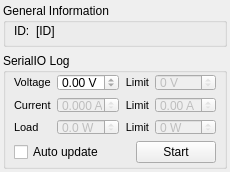
<?xml version="1.0" encoding="UTF-8"?>
<ui version="4.0">
 <class>DockWidgetGWInstekPSP</class>
 <widget class="QWidget" name="DockWidgetGWInstekPSP">
  <property name="geometry">
   <rect>
    <x>0</x>
    <y>0</y>
    <width>230</width>
    <height>172</height>
   </rect>
  </property>
  <property name="sizePolicy">
   <sizepolicy hsizetype="MinimumExpanding" vsizetype="MinimumExpanding">
    <horstretch>0</horstretch>
    <verstretch>0</verstretch>
   </sizepolicy>
  </property>
  <property name="minimumSize">
   <size>
    <width>230</width>
    <height>172</height>
   </size>
  </property>
  <property name="maximumSize">
   <size>
    <width>16777215</width>
    <height>16777215</height>
   </size>
  </property>
  <property name="windowTitle">
   <string>Form</string>
  </property>
  <layout class="QVBoxLayout" name="verticalLayout_2">
   <property name="margin">
    <number>3</number>
   </property>
   <item>
    <widget class="QGroupBox" name="groupBox">
     <property name="sizePolicy">
      <sizepolicy hsizetype="Preferred" vsizetype="Fixed">
       <horstretch>0</horstretch>
       <verstretch>0</verstretch>
      </sizepolicy>
     </property>
     <property name="minimumSize">
      <size>
       <width>0</width>
       <height>0</height>
      </size>
     </property>
     <property name="maximumSize">
      <size>
       <width>16777215</width>
       <height>16777215</height>
      </size>
     </property>
     <property name="title">
      <string>General Information</string>
     </property>
     <layout class="QHBoxLayout" name="horizontalLayout">
      <property name="leftMargin">
       <number>8</number>
      </property>
      <property name="topMargin">
       <number>1</number>
      </property>
      <property name="rightMargin">
       <number>8</number>
      </property>
      <property name="bottomMargin">
       <number>6</number>
      </property>
      <item>
       <widget class="QLabel" name="label_2">
        <property name="text">
         <string>ID:</string>
        </property>
       </widget>
      </item>
      <item>
       <widget class="QLabel" name="lblID">
        <property name="sizePolicy">
         <sizepolicy hsizetype="MinimumExpanding" vsizetype="Preferred">
          <horstretch>0</horstretch>
          <verstretch>0</verstretch>
         </sizepolicy>
        </property>
        <property name="maximumSize">
         <size>
          <width>16777215</width>
          <height>16777215</height>
         </size>
        </property>
        <property name="text">
         <string>[ID]</string>
        </property>
       </widget>
      </item>
     </layout>
    </widget>
   </item>
   <item>
    <widget class="QGroupBox" name="groupBox_3">
     <property name="sizePolicy">
      <sizepolicy hsizetype="Preferred" vsizetype="Fixed">
       <horstretch>0</horstretch>
       <verstretch>0</verstretch>
      </sizepolicy>
     </property>
     <property name="minimumSize">
      <size>
       <width>0</width>
       <height>0</height>
      </size>
     </property>
     <property name="maximumSize">
      <size>
       <width>16777215</width>
       <height>16777215</height>
      </size>
     </property>
     <property name="title">
      <string>SerialIO Log</string>
     </property>
     <layout class="QVBoxLayout" name="verticalLayout">
      <property name="leftMargin">
       <number>8</number>
      </property>
      <property name="topMargin">
       <number>1</number>
      </property>
      <property name="rightMargin">
       <number>8</number>
      </property>
      <property name="bottomMargin">
       <number>3</number>
      </property>
      <item>
       <layout class="QGridLayout" name="gridLayout">
        <item row="1" column="2">
         <widget class="QLabel" name="lCurrentLimit">
          <property name="font">
           <font>
            <pointsize>8</pointsize>
           </font>
          </property>
          <property name="text">
           <string>Limit</string>
          </property>
          <property name="alignment">
           <set>Qt::AlignRight|Qt::AlignTrailing|Qt::AlignVCenter</set>
          </property>
          <property name="buddy">
           <cstring>dbCurrentLimit</cstring>
          </property>
         </widget>
        </item>
        <item row="0" column="2">
         <widget class="QLabel" name="lVoltageLimit">
          <property name="maximumSize">
           <size>
            <width>16777215</width>
            <height>16777215</height>
           </size>
          </property>
          <property name="font">
           <font>
            <pointsize>8</pointsize>
           </font>
          </property>
          <property name="text">
           <string>Limit</string>
          </property>
          <property name="alignment">
           <set>Qt::AlignRight|Qt::AlignTrailing|Qt::AlignVCenter</set>
          </property>
          <property name="buddy">
           <cstring>dbVoltageLimit</cstring>
          </property>
         </widget>
        </item>
        <item row="1" column="3">
         <widget class="QDoubleSpinBox" name="dbCurrentLimit">
          <property name="enabled">
           <bool>false</bool>
          </property>
          <property name="suffix">
           <string> A</string>
          </property>
          <property name="decimals">
           <number>2</number>
          </property>
          <property name="minimum">
           <double>0.000000000000000</double>
          </property>
          <property name="maximum">
           <double>0.000000000000000</double>
          </property>
         </widget>
        </item>
        <item row="2" column="1">
         <widget class="QDoubleSpinBox" name="dbLoad">
          <property name="enabled">
           <bool>false</bool>
          </property>
          <property name="suffix">
           <string> W</string>
          </property>
          <property name="decimals">
           <number>1</number>
          </property>
          <property name="minimum">
           <double>0.000000000000000</double>
          </property>
          <property name="maximum">
           <double>0.000000000000000</double>
          </property>
         </widget>
        </item>
        <item row="1" column="1">
         <widget class="QDoubleSpinBox" name="dbCurrent">
          <property name="enabled">
           <bool>false</bool>
          </property>
          <property name="suffix">
           <string> A</string>
          </property>
          <property name="decimals">
           <number>3</number>
          </property>
          <property name="minimum">
           <double>0.000000000000000</double>
          </property>
          <property name="maximum">
           <double>0.000000000000000</double>
          </property>
         </widget>
        </item>
        <item row="2" column="2">
         <widget class="QLabel" name="lLoadLimit">
          <property name="font">
           <font>
            <pointsize>8</pointsize>
           </font>
          </property>
          <property name="text">
           <string>Limit</string>
          </property>
          <property name="alignment">
           <set>Qt::AlignRight|Qt::AlignTrailing|Qt::AlignVCenter</set>
          </property>
          <property name="buddy">
           <cstring>dbLoadLimit</cstring>
          </property>
         </widget>
        </item>
        <item row="2" column="3">
         <widget class="QDoubleSpinBox" name="dbLoadLimit">
          <property name="enabled">
           <bool>false</bool>
          </property>
          <property name="suffix">
           <string> W</string>
          </property>
          <property name="decimals">
           <number>0</number>
          </property>
          <property name="minimum">
           <double>0.000000000000000</double>
          </property>
          <property name="maximum">
           <double>0.000000000000000</double>
          </property>
         </widget>
        </item>
        <item row="1" column="0">
         <widget class="QLabel" name="lCurrent">
          <property name="sizePolicy">
           <sizepolicy hsizetype="Preferred" vsizetype="Preferred">
            <horstretch>0</horstretch>
            <verstretch>0</verstretch>
           </sizepolicy>
          </property>
          <property name="font">
           <font>
            <pointsize>8</pointsize>
           </font>
          </property>
          <property name="text">
           <string>Current</string>
          </property>
          <property name="buddy">
           <cstring>dbCurrent</cstring>
          </property>
         </widget>
        </item>
        <item row="0" column="1">
         <widget class="QDoubleSpinBox" name="dbVoltage">
          <property name="suffix">
           <string> V</string>
          </property>
          <property name="decimals">
           <number>2</number>
          </property>
          <property name="minimum">
           <double>0.000000000000000</double>
          </property>
          <property name="maximum">
           <double>0.000000000000000</double>
          </property>
         </widget>
        </item>
        <item row="0" column="0">
         <widget class="QLabel" name="lVoltage">
          <property name="sizePolicy">
           <sizepolicy hsizetype="Preferred" vsizetype="Preferred">
            <horstretch>0</horstretch>
            <verstretch>0</verstretch>
           </sizepolicy>
          </property>
          <property name="font">
           <font>
            <pointsize>8</pointsize>
           </font>
          </property>
          <property name="text">
           <string>Voltage</string>
          </property>
          <property name="buddy">
           <cstring>dbVoltage</cstring>
          </property>
         </widget>
        </item>
        <item row="0" column="3">
         <widget class="QDoubleSpinBox" name="dbVoltageLimit">
          <property name="enabled">
           <bool>false</bool>
          </property>
          <property name="suffix">
           <string> V</string>
          </property>
          <property name="decimals">
           <number>0</number>
          </property>
          <property name="minimum">
           <double>0.000000000000000</double>
          </property>
          <property name="maximum">
           <double>0.000000000000000</double>
          </property>
         </widget>
        </item>
        <item row="2" column="0">
         <widget class="QLabel" name="lLoad">
          <property name="sizePolicy">
           <sizepolicy hsizetype="Preferred" vsizetype="Preferred">
            <horstretch>0</horstretch>
            <verstretch>0</verstretch>
           </sizepolicy>
          </property>
          <property name="font">
           <font>
            <pointsize>8</pointsize>
           </font>
          </property>
          <property name="text">
           <string>Load</string>
          </property>
          <property name="buddy">
           <cstring>dbLoad</cstring>
          </property>
         </widget>
        </item>
       </layout>
      </item>
      <item>
       <layout class="QHBoxLayout" name="horizontalLayout_2">
        <item>
         <widget class="QCheckBox" name="cbAuto">
          <property name="text">
           <string>Auto update</string>
          </property>
         </widget>
        </item>
        <item>
         <spacer name="horizontalSpacer_2">
          <property name="orientation">
           <enum>Qt::Horizontal</enum>
          </property>
          <property name="sizeHint" stdset="0">
           <size>
            <width>40</width>
            <height>20</height>
           </size>
          </property>
         </spacer>
        </item>
        <item>
         <widget class="QPushButton" name="pbStart">
          <property name="text">
           <string>Start</string>
          </property>
         </widget>
        </item>
       </layout>
      </item>
     </layout>
    </widget>
   </item>
   <item>
    <spacer name="verticalSpacer">
     <property name="orientation">
      <enum>Qt::Vertical</enum>
     </property>
     <property name="sizeHint" stdset="0">
      <size>
       <width>20</width>
       <height>0</height>
      </size>
     </property>
    </spacer>
   </item>
  </layout>
 </widget>
 <tabstops>
  <tabstop>dbVoltage</tabstop>
  <tabstop>dbVoltageLimit</tabstop>
  <tabstop>dbCurrent</tabstop>
  <tabstop>dbCurrentLimit</tabstop>
  <tabstop>dbLoad</tabstop>
  <tabstop>dbLoadLimit</tabstop>
 </tabstops>
 <resources/>
 <connections/>
</ui>
